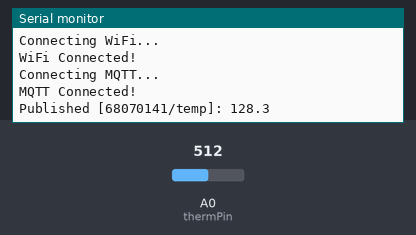
Recording of a sketch running on a simulated Arduino Uno R4 WiFi. Shown: the last lines printed to the serial monitor. The inputs (shaded band) are chosen by the test bench; at power-on: A0 (thermPin) = 512. WiFi joins after 1.5 s; servers stay silent unless stated; no MQTT or app messages arrive unless stated.

Above: at 2.7 s.
2.8 s: A0 (thermPin) set to 716
At 5.2 s:
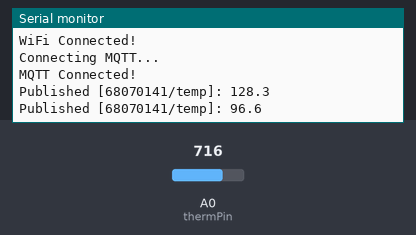
5.5 s: A0 (thermPin) set to 900
At 7.0 s:
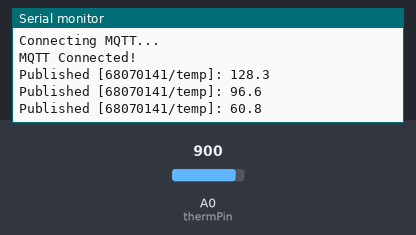
Timing chart, 0 to 8.5 s (numbered marks = the images above; inputs shaded):
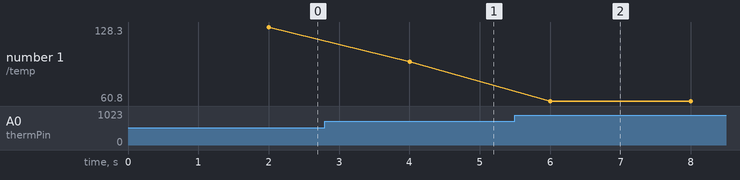

The sketch:

Exam1B_Pub_Temp_Thermistor.ino
```cpp
/*
 * [ข้อสอบ Mock Exam ข้อ 1B] Publish อุณหภูมิ (Thermistor แบบ 2 ขา)
 * - Topic: 68070141/temp
 * - การต่อสาย: 5V -> R_fixed (330 หรือ 10k) -> [จุดเชื่อมดึงเข้า A0] -> Thermistor -> GND
 */
#include <WiFiS3.h>
#include <MQTTClient.h>
#include <math.h>

const char WIFI_SSID[]      = "68070141";
const char WIFI_PASSWORD[]  = "nano9753";
const char MQTT_BROKER[]    = "phycom.it.kmitl.ac.th";
const int  MQTT_PORT        = 1883; // บอร์ดใช้ 1883 เสมอ!
const char MQTT_CLIENT_ID[] = "UnoR4_68070141_Ex1B";
const char TOPIC_TEMP[]     = "68070141/temp";

const int thermPin = A0; // ถ้าเสียบช่อง A1 ให้แก้เป็น A1

WiFiClient network;
MQTTClient mqtt(256);
unsigned long lastPublishTime = 0;

void connectToWiFiAndMQTT() {
  if (WiFi.status() != WL_CONNECTED) {
    Serial.print("Connecting WiFi...");
    WiFi.begin(WIFI_SSID, WIFI_PASSWORD);
    while (WiFi.status() != WL_CONNECTED) { delay(500); Serial.print("."); }
    Serial.println("\nWiFi Connected!");
  }
  if (!mqtt.connected()) {
    Serial.print("Connecting MQTT...");
    while (!mqtt.connect(MQTT_CLIENT_ID)) { delay(500); Serial.print("."); }
    Serial.println("\nMQTT Connected!");
  }
}

void setup() {
  Serial.begin(9600);
  mqtt.begin(MQTT_BROKER, MQTT_PORT, network);
  connectToWiFiAndMQTT();
}

void loop() {
  mqtt.loop();
  if (!mqtt.connected()) connectToWiFiAndMQTT();

  if (millis() - lastPublishTime >= 2000) {
    lastPublishTime = millis();

    int adc = analogRead(thermPin);
    float Vout = adc * (5.0 / 1023.0);
    // ถ้าใช้ R 10k ให้เปลี่ยน 330.0 เป็น 10000.0
    float R = (330.0 * Vout) / (5.0 - Vout);
    float tempC = (1.0 / ((1.0 / 298.15) + (log(R / 10000.0) / 3950.0))) - 273.15;

    String payload = String(tempC, 1);
    mqtt.publish(TOPIC_TEMP, payload);

    Serial.println("Published [68070141/temp]: " + payload);
  }
}
```

Measured:
- after the input at 2.8 s, the serial monitor: prints a new line after 1.2 s (image 1)
- after the input at 5.5 s, the serial monitor: prints a new line after 0.50 s (image 2)
- plotted number 1: 128.3 → 96.6 after the input at 2.8 s, 96.6 → 60.8 after the input at 5.5 s
